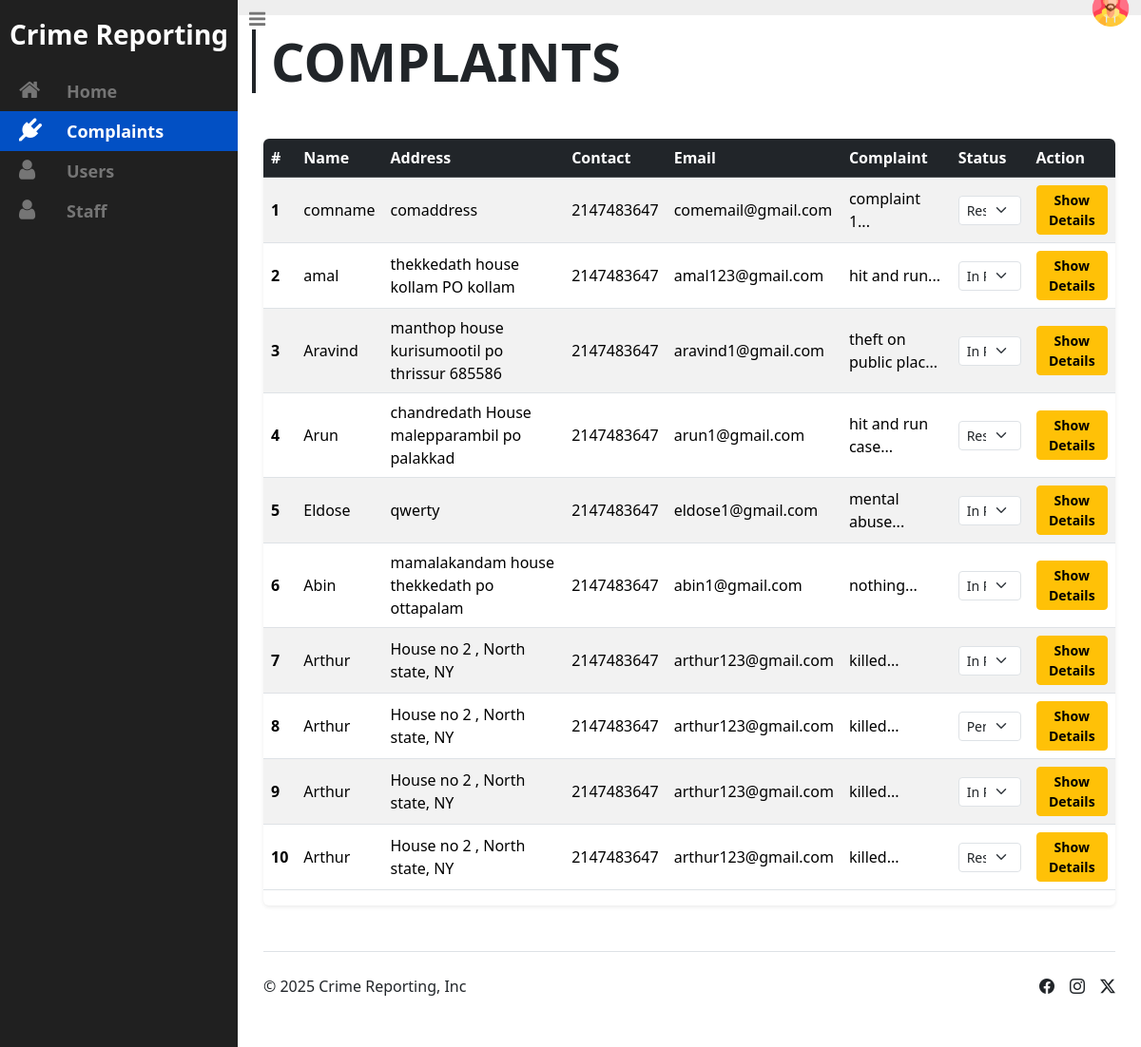
The page /Staff/pages/staff-complaint.php (signed in) on the database its author committed.
### tables this page shows
CREATE TABLE `complaint` (
  `com_id` int(11) NOT NULL,
  `com_name` varchar(30) NOT NULL,
  `com_address` varchar(60) NOT NULL,
  `com_contact` int(10) NOT NULL,
  `com_email` varchar(20) NOT NULL,
  `com_password` varchar(20) NOT NULL,
  `com_complaint` varchar(20) NOT NULL,
  `com_img` varchar(500) NOT NULL,
  `com_status` varchar(100) NOT NULL
);

### Staff/pages/staff-complaint.php (the view, shortened to what this page needs)
<?php
include './connect.php';
?>
<!DOCTYPE html>
<html lang="en">
<head>
  <link rel="stylesheet" href="../static/staff.css">
  <link rel="stylesheet" href="https://cdn.jsdelivr.net/npm/bootstrap-icons@1.11.3/font/bootstrap-icons.min.css">
  <link href="https://cdn.jsdelivr.net/npm/bootstrap@5.3.3/dist/css/bootstrap.min.css" rel="stylesheet">
  <link rel="stylesheet" href="https://maxcdn.bootstrapcdn.com/font-awesome/4.7.0/css/font-awesome.min.css">
</head>
<body>
  <div id="wrapper">
    <aside id="sidebar-wrapper">
      <div class="sidebar-brand">
        <h2>
          <div class="fs-3 fw-semibold">Crime Reporting</div>
        </h2>
      </div>
      <ul class="sidebar-nav">
        <li><a href="./staff-home.php"><i class="fa fa-home"></i>Home</a></li>
        <li class="active"><a href="./staff-complaint.php"><i class="fa fa-plug"></i>Complaints</a></li>
        <li><a href="./staff-user.php"><i class="fa fa-user"></i>Users</a></li>
        <li><a href="./staff-staff.php"><i class="fa fa-user"></i>Staff</a></li>
      </ul>
    </aside>
    <div id="navbar-wrapper">
      <nav class="navbar navbar-inverse">
        <div class="container-fluid justify-content-between">
          <div class="navbar-header position-absolute top-0">
            <a href="#" class="navbar-brand" id="sidebar-toggle"><i class="fa fa-bars"></i></a>
          </div>
          <div class="d-flex align-items-center position-absolute end-0">
            <button class="btn rounded-circle border-0" data-bs-toggle="dropdown" aria-expanded="false">
              <img src="../static/user.png" alt="" width="40">
            </button>
          </div>
        </div>
      </nav>
    </div>
    <section id="content-wrapper">
      <div class="row">
        <div class="col-lg-12">
          <h2 class="content-title display-4 fw-semibold border-start px-3 border-4 border-dark">COMPLAINTS</h2>
          <div class="container my-5">
            <div class="table-responsive shadow-sm rounded-2">
              <table class="table table-striped table-hover align-middle">
                <thead class="table-dark">
                  <tr>
                    <th>#</th>
                    <th>Name</th>
                    <th>Address</th>
                    <th>Contact</th>
                    <th>Email</th>
                    <th>Complaint</th>
                    <th>Status</th>
                    <th>Action</th>
                  </tr>
                </thead>
                <tbody>
                  <?php
                  $sql = mysqli_query($conn, "SELECT * FROM complaint ORDER BY com_id");
                  $serialNo = 1;
                  while ($row = mysqli_fetch_assoc($sql)) {
                    $com_id = $row['com_id'];
                    $com_name = $row['com_name'];
                    $com_address = $row['com_address'];
                    $com_contact = $row['com_contact'];
                    $com_email = $row['com_email'];
                    $com_complaint = $row['com_complaint'];
                    $com_status = $row['com_status'];
                  ?>
                    <tr>
                      <th scope="row"><?php echo $serialNo++; ?></th>
                      <td><?php echo $com_name; ?></td>
                      <td><?php echo $com_address; ?></td>
                      <td><?php echo $com_contact; ?></td>
                      <td><?php echo $com_email; ?></td>
                      <td><?php echo substr($com_complaint, 0, 40) . '...'; ?></td>
                      <td>
                        <select class="form-select form-select-sm status-dropdown"
                          data-id="<?php echo $com_id; ?>">
                          <option value="Pending" <?php if ($com_status == 'Pending') echo 'selected'; ?>>Pending</option>
                          <option value="In Progress" <?php if ($com_status == 'In Progress') echo 'selected'; ?>>In Progress</option>
                          <option value="Resolved" <?php if ($com_status == 'Resolved') echo 'selected'; ?>>Resolved</option>
                        </select>
                      </td>
                      <td>
                        <button class="btn btn-sm btn-warning fw-semibold" data-bs-toggle="modal" data-bs-target="#detailsModal<?php echo $com_id; ?>">
                          Show Details
                        </button>
                      </td>
                    </tr>
                  <?php } ?>
                </tbody>
              </table>
            </div>
          </div>
        </div>
      </div>
      <div class="container-fluid">
        <footer class="d-flex flex-wrap justify-content-between align-items-center py-4 border-top">
          <div class="col-md-4 d-flex align-items-center">
            <span class="mb-3 mb-md-0 text-dark">&copy; 2025 Crime Reporting, Inc</span>
          </div>
          <ul class="nav col-md-4 justify-content-end list-unstyled d-flex">
            <li class="ms-3"><a class="text-dark" href="#"><i class="bi bi-facebook"></i></a></li>
            <li class="ms-3"><a class="text-dark" href="#"><i class="bi bi-instagram"></i></a></li>
            <li class="ms-3"><a class="text-dark" href="#"><i class="bi bi-twitter-x"></i></a></li>
          </ul>
        </footer>
      </div>
    </section>
  </div>
</body>
</html>

### Staff/static/staff.css (style rules this page uses)
body { padding-bottom: 30px; position: relative; min-height: 100%; }
a { transition: background 0.2s, color 0.2s; }
#wrapper { padding-left: 0; transition: all 0.5s ease; position: relative; }
#sidebar-wrapper { z-index: 1000; position: fixed; left: 250px; width: 0; height: 100%; margin-left: -250px; overflow-y: auto; overflow-x: hidden; background: #202020; transition: all 0.5s ease; }
.sidebar-brand { position: absolute; top: 0; width: 250px; text-align: center; padding: 20px 0; }
.sidebar-brand h2 { margin: 0; font-weight: 600; font-size: 24px; color: #fff; }
.sidebar-nav { position: absolute; top: 75px; width: 250px; margin: 0; padding: 0; list-style: none; }
.sidebar-nav > li { text-indent: 10px; line-height: 42px; }
.sidebar-nav > li a { display: block; text-decoration: none; color: #757575; font-weight: 600; font-size: 18px; }
.sidebar-nav > li > a:hover, .sidebar-nav > li.active > a { text-decoration: none; color: #fff; background: #0250c4; }
.sidebar-nav > li > a i.fa { font-size: 24px; width: 60px; }
#navbar-wrapper { width: 100%; position: absolute; z-index: 2; }
#navbar-wrapper .navbar { border-width: 0 0 0 0; background-color: #eee; font-size: 24px; margin-bottom: 0; border-radius: 0; }
#navbar-wrapper .navbar a { color: #757575; }
#content-wrapper { width: 100%; position: absolute; padding: 15px; top: 100px; }
@media (min-width: 992px) { #wrapper { padding-left: 250px; } }
@media (min-width: 992px) { #sidebar-wrapper { width: 250px; } }
@media (min-width: 992px) { #navbar-wrapper { position: relative; } }
@media (min-width: 992px) { #content-wrapper { position: relative; top: 0; } }

### rows shown on the page
complaint: com_name "comname", com_address "comaddress", com_contact "2147483647", com_email "comemail@gmail.com", com_complaint "complaint 1", com_status+com_id "Resolved"
complaint: com_name "amal", com_address "thekkedath house kollam PO kollam", com_contact "2147483647", com_email "amal123@gmail.com", com_complaint "hit and run", com_status+com_id "In Progress"
complaint: com_name "Aravind", com_address "manthop house kurisumootil po thrissur 685586", com_contact "2147483647", com_email "aravind1@gmail.com", com_complaint "theft on public plac", com_status+com_id "In Progress"
complaint: com_name "Arun", com_address "chandredath House malepparambil po palakkad", com_contact "2147483647", com_email "arun1@gmail.com", com_complaint "hit and run case", com_status+com_id "Resolved"
complaint: com_name "Eldose", com_address "qwerty", com_contact "2147483647", com_email "eldose1@gmail.com", com_complaint "mental abuse", com_status+com_id "In Progress"
complaint: com_name "Abin", com_address "mamalakandam house thekkedath po ottapalam", com_contact "2147483647", com_email "abin1@gmail.com", com_complaint "nothing", com_status+com_id "In Progress"
complaint: com_name "Arthur", com_address "House no 2 , North state, NY", com_contact "2147483647", com_email "arthur123@gmail.com", com_complaint "killed", com_status+com_id "In Progress"
complaint: com_name "Arthur", com_address "House no 2 , North state, NY", com_contact "2147483647", com_email "arthur123@gmail.com", com_complaint "killed", com_status+com_id "Pending"
complaint: com_name "Arthur", com_address "House no 2 , North state, NY", com_contact "2147483647", com_email "arthur123@gmail.com", com_complaint "killed", com_status+com_id "In Progress"
complaint: com_name "Arthur", com_address "House no 2 , North state, NY", com_contact "2147483647", com_email "arthur123@gmail.com", com_complaint "killed", com_status+com_id "Resolved"
